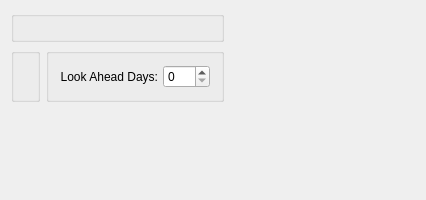
<?xml version="1.0" encoding="UTF-8"?>
<ui version="4.0">
 <comment>This file is part of the xTuple ERP: PostBooks Edition, a free and
open source Enterprise Resource Planning software suite,
Copyright (c) 1999-2011 by OpenMFG LLC, d/b/a xTuple.
It is licensed to you under the Common Public Attribution License
version 1.0, the full text of which (including xTuple-specific Exhibits)
is available at www.xtuple.com/CPAL.  By using this software, you agree
to be bound by its terms.</comment>
 <class>dspExpediteExceptionsByPlannerCode</class>
 <widget class="QWidget" name="dspExpediteExceptionsByPlannerCode">
  <property name="geometry">
   <rect>
    <x>0</x>
    <y>0</y>
    <width>426</width>
    <height>200</height>
   </rect>
  </property>
  <property name="windowTitle">
   <string>Expedite Exceptions by Planner Code</string>
  </property>
  <layout class="QVBoxLayout" name="verticalLayout_3">
   <property name="spacing">
    <number>0</number>
   </property>
   <item>
    <layout class="QHBoxLayout" name="horizontalLayout_2">
     <item>
      <layout class="QVBoxLayout" name="verticalLayout_2">
       <item>
        <widget class="ParameterGroup" name="_plannerCode">
         <property name="title">
          <string/>
         </property>
         <property name="fixedSize">
          <bool>false</bool>
         </property>
        </widget>
       </item>
       <item>
        <layout class="QHBoxLayout" name="horizontalLayout">
         <item>
          <widget class="WarehouseGroup" name="_warehouse">
           <property name="title">
            <string/>
           </property>
           <property name="fixedSize">
            <bool>false</bool>
           </property>
          </widget>
         </item>
         <item>
          <widget class="QGroupBox" name="_optionsGroup">
           <property name="title">
            <string/>
           </property>
           <layout class="QGridLayout" name="gridLayout_2">
            <item row="0" column="0">
             <layout class="QVBoxLayout" name="verticalLayout">
              <item>
               <layout class="QHBoxLayout">
                <property name="spacing">
                 <number>0</number>
                </property>
                <property name="margin">
                 <number>0</number>
                </property>
                <item>
                 <layout class="QHBoxLayout">
                  <property name="spacing">
                   <number>5</number>
                  </property>
                  <property name="margin">
                   <number>0</number>
                  </property>
                  <item>
                   <widget class="QLabel" name="_lookAheadLit">
                    <property name="text">
                     <string>Look Ahead Days:</string>
                    </property>
                    <property name="alignment">
                     <set>Qt::AlignRight|Qt::AlignTrailing|Qt::AlignVCenter</set>
                    </property>
                   </widget>
                  </item>
                  <item>
                   <widget class="QSpinBox" name="_days">
                    <property name="maximum">
                     <number>999</number>
                    </property>
                   </widget>
                  </item>
                 </layout>
                </item>
                <item>
                 <spacer>
                  <property name="orientation">
                   <enum>Qt::Horizontal</enum>
                  </property>
                  <property name="sizeType">
                   <enum>QSizePolicy::Expanding</enum>
                  </property>
                  <property name="sizeHint" stdset="0">
                   <size>
                    <width>0</width>
                    <height>20</height>
                   </size>
                  </property>
                 </spacer>
                </item>
               </layout>
              </item>
              <item>
               <spacer>
                <property name="orientation">
                 <enum>Qt::Vertical</enum>
                </property>
                <property name="sizeHint" stdset="0">
                 <size>
                  <width>20</width>
                  <height>0</height>
                 </size>
                </property>
               </spacer>
              </item>
             </layout>
            </item>
           </layout>
          </widget>
         </item>
        </layout>
       </item>
      </layout>
     </item>
     <item>
      <spacer name="horizontalSpacer">
       <property name="orientation">
        <enum>Qt::Horizontal</enum>
       </property>
       <property name="sizeHint" stdset="0">
        <size>
         <width>0</width>
         <height>20</height>
        </size>
       </property>
      </spacer>
     </item>
    </layout>
   </item>
   <item>
    <spacer name="verticalSpacer">
     <property name="orientation">
      <enum>Qt::Vertical</enum>
     </property>
     <property name="sizeHint" stdset="0">
      <size>
       <width>20</width>
       <height>0</height>
      </size>
     </property>
    </spacer>
   </item>
  </layout>
 </widget>
 <layoutdefault spacing="6" margin="11"/>
 <pixmapfunction>qPixmapFromMimeSource</pixmapfunction>
 <customwidgets>
  <customwidget>
   <class>ParameterGroup</class>
   <extends>QGroupBox</extends>
   <header>parametergroup.h</header>
  </customwidget>
  <customwidget>
   <class>WarehouseGroup</class>
   <extends>QGroupBox</extends>
   <header>warehousegroup.h</header>
  </customwidget>
 </customwidgets>
 <tabstops>
  <tabstop>_plannerCode</tabstop>
  <tabstop>_warehouse</tabstop>
  <tabstop>_days</tabstop>
 </tabstops>
 <resources/>
 <connections/>
</ui>
